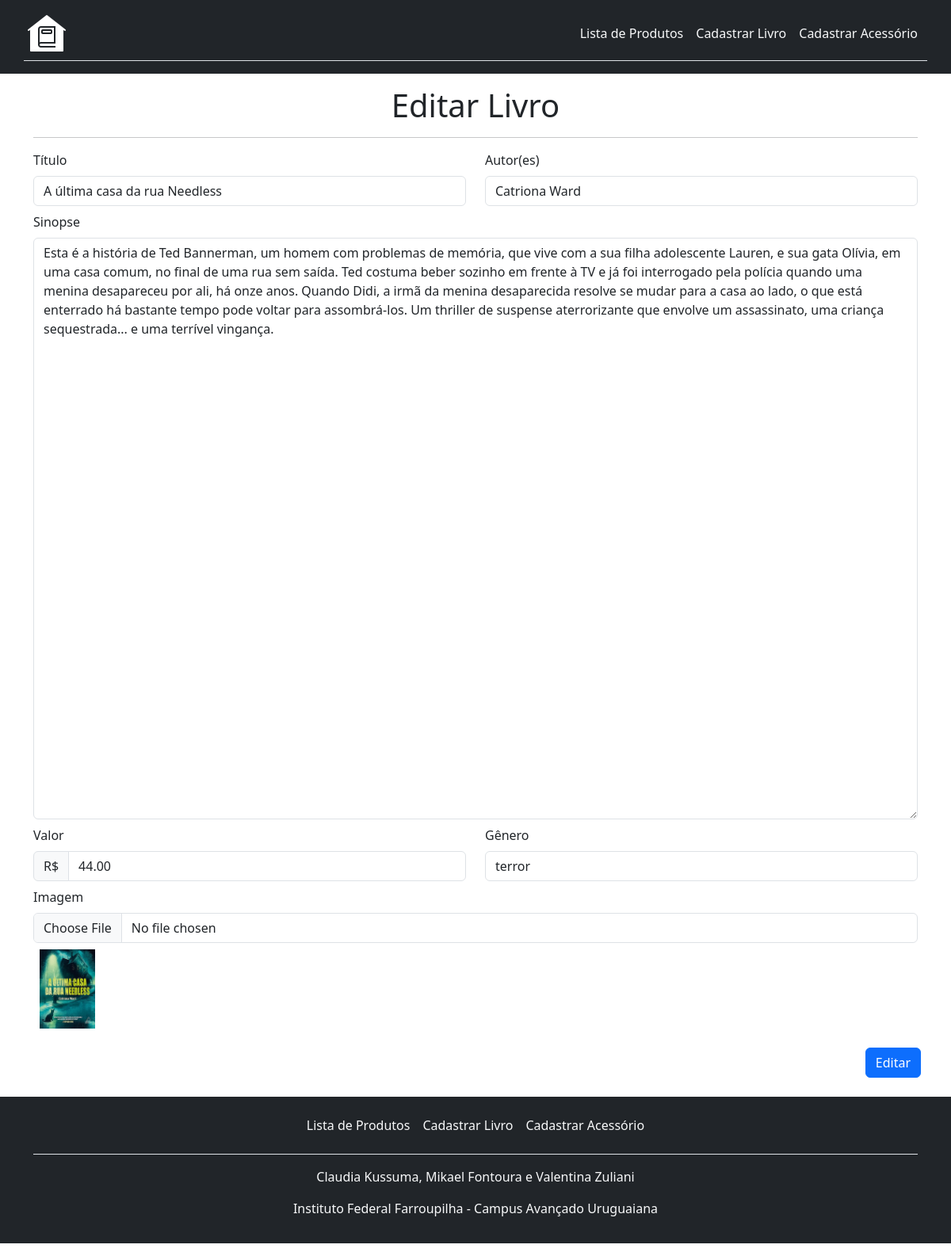
The page /edit_livro.php?id_livro=3 on the database its author committed.
### tables this page shows
CREATE TABLE `livro` (
  `id_livro` int(11) NOT NULL,
  `titulo` varchar(100) NOT NULL,
  `autor` varchar(100) NOT NULL,
  `sinopse` text NOT NULL,
  `valor` decimal(10,2) NOT NULL,
  `genero` varchar(50) NOT NULL,
  `imagem` varchar(255) NOT NULL
);

### edit_livro.php (the view, shortened to what this page needs)
<?php
$conexao = conectar();
$id_livro = $_GET['id_livro'];
$sql = "SELECT * FROM livro WHERE id_livro=$id_livro";
$resultado = mysqli_query($conexao, $sql);
$dados = mysqli_fetch_assoc($resultado);
?>
<!DOCTYPE html>
<html lang="pt-BR">
<head>
    <link href="https://cdn.jsdelivr.net/npm/bootstrap@5.3.2/dist/css/bootstrap.min.css" rel="stylesheet">
</head>
<body>
    <header>
        <nav class="navbar navbar-expand-sm bg-dark pb-2">
            <div class="container border-bottom p-1 mb-2">
                <img src="./assets/logo.png" class="navbar-brand me-3" width="50" height="auto">
                <ul class="navbar-nav text-end">
                    <li class="nav-item"><a class="nav-link link-body-emphasis px-2 text-light" href="index.php">Lista de Produtos</a></li>
                    <li class="nav-item"><a class="nav-link link-body-emphasis px-2 text-light" href="cad_livro.php">Cadastrar Livro</a></li>
                    <li class="nav-item"><a class="nav-link link-body-emphasis px-2 text-light" href="cad_acessorio.php">Cadastrar Acessório</a></li>
                </ul>
            </div>
        </nav>
    </header>
    <main class="container pt-3">
        <div class="row">
            <div class="col-xl-12">
                <div class="text-center">
                    <h1>Editar Livro</h1>
                    <hr>
                </div>
            </div>
        </div>
        <form action="processa_livro.php" method="POST" enctype="multipart/form-data">
            <div class="row">
                <div class="col-xl-6 pb-2">
                    <label class="form-label">Título</label>
                    <input class="form-control" type="text" name="titulo" value="<?php echo $dados['titulo']?>" required>
                </div>
                <div class="col-xl-6 pb-2">
                    <label class="form-label">Autor(es)</label>
                    <input class="form-control" type="text" name="autor" value="<?php echo $dados['autor']?>" required>
                </div>
            </div>
            <div class="row">
                <div class="col-xl-12 pb-2">
                    <label class="form-label">Sinopse</label>
                    <textarea class="form-control" name="sinopse" id="texto" cols="100" rows="30" required><?php echo $dados['sinopse']?></textarea>
                </div>
            </div>
            <div class="row">
                <div class="col-xl-6 pb-2">
                    <label class="form-label">Valor</label>
                    <div class="input-group">
                        <span class="input-group-text">R$</span>
                        <input type="text" name="valor" class="form-control" placeholder="20.50" value="<?php echo $dados['valor']?>" required>
                    </div>
                </div>
                <div class="col-xl-6 pb-2">
                    <label class="form-label">Gênero</label>
                    <input class="form-control" type="text" name="genero" value="<?php echo $dados['genero']?>" required>
                </div>
            </div>
            <div class="row">
                <div class="col-xl-12 pb-2">
                    <label class="form-label">Imagem</label>
                    <input class="form-control" type="file" name="imagem" required>
                    <div class="p-2"><img src="<?php echo $dados['imagem']?>" height="100px" width="auto"></div>
                </div>
            </div>
            <div class="row">
                <div class="p-2 text-end">
                    <button class="btn btn-primary" type="submit" name="editar">Editar</button>
                </div>
            </div>
        </form>
    </main>
    <footer class="py-3 my-3 bg-dark text-light">
        <div class="container">
            <ul class="nav justify-content-center border-bottom pb-3 mb-3">
                <li class="nav-item"><a class="nav-link link-body-emphasis px-2 text-light" href="index.php">Lista de Produtos</a></li>
                <li class="nav-item"><a class="nav-link link-body-emphasis px-2 text-light" href="cad_livro.php">Cadastrar Livro</a></li>
                <li class="nav-item"><a class="nav-link link-body-emphasis px-2 text-light" href="cad_acessorios.php">Cadastrar Acessório</a></li>
            </ul>
            <p class="text-center text-light">Claudia Kussuma, Mikael Fontoura e Valentina Zuliani</p>
            <p class="text-center text-light">Instituto Federal Farroupilha - Campus Avançado Uruguaiana</p>
        </div>
    </footer>
</body>
</html>

### rows shown on the page
livro: titulo "A última casa da rua Needless", autor "Catriona Ward", sinopse "Esta é a história de Ted Bannerman, um homem com problemas de memória, que vive com a sua filha adolescente Lauren, e sua gata Olívia, em uma casa comum, no final de uma rua sem saída. Ted costuma beber sozinho em frente à TV e já foi interrogado pela polícia quando uma menina desapareceu por ali, há onze anos. Quando Didi, a irmã da menina desaparecida resolve se mudar para a casa ao lado, o que está enterrado há bastante tempo pode voltar para assombrá-los. Um thriller de suspense aterrorizante que envolve um assassinato, uma criança sequestrada... e uma terrível vingança.", valor "44.00", genero "terror", imagem (picture)
